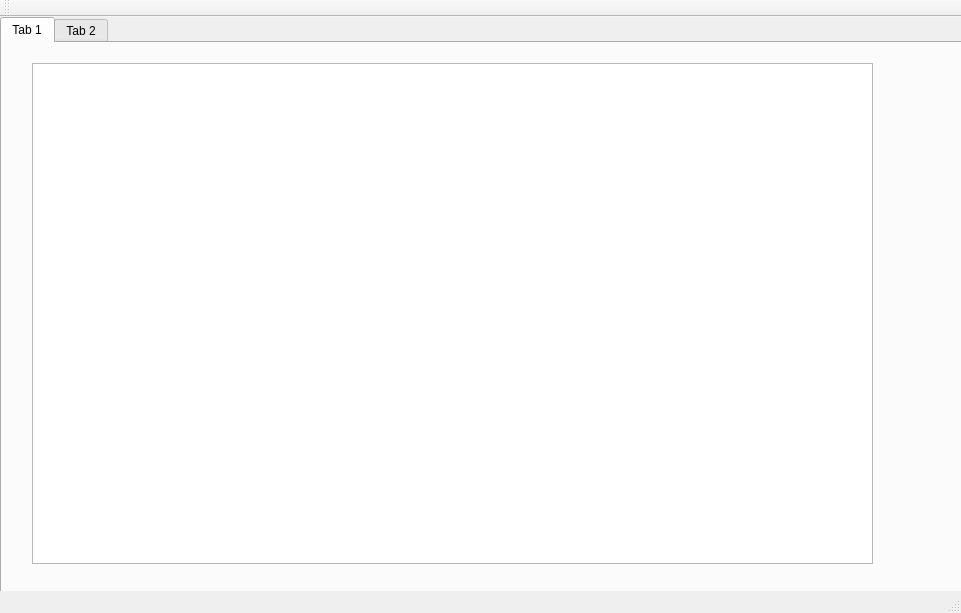
<?xml version="1.0" encoding="UTF-8"?>
<ui version="4.0">
 <class>MainWindow</class>
 <widget class="QMainWindow" name="MainWindow">
  <property name="geometry">
   <rect>
    <x>0</x>
    <y>0</y>
    <width>961</width>
    <height>613</height>
   </rect>
  </property>
  <property name="windowTitle">
   <string>MainWindow</string>
  </property>
  <widget class="QWidget" name="centralWidget">
   <widget class="QTabWidget" name="tabWidget">
    <property name="geometry">
     <rect>
      <x>0</x>
      <y>0</y>
      <width>971</width>
      <height>581</height>
     </rect>
    </property>
    <property name="currentIndex">
     <number>0</number>
    </property>
    <widget class="QWidget" name="tab">
     <attribute name="title">
      <string>Tab 1</string>
     </attribute>
     <widget class="QGraphicsView" name="graphicsView">
      <property name="geometry">
       <rect>
        <x>30</x>
        <y>20</y>
        <width>841</width>
        <height>501</height>
       </rect>
      </property>
     </widget>
    </widget>
    <widget class="QWidget" name="tab_2">
     <attribute name="title">
      <string>Tab 2</string>
     </attribute>
    </widget>
   </widget>
  </widget>
  <widget class="QMenuBar" name="menuBar">
   <property name="geometry">
    <rect>
     <x>0</x>
     <y>0</y>
     <width>961</width>
     <height>21</height>
    </rect>
   </property>
  </widget>
  <widget class="QToolBar" name="mainToolBar">
   <attribute name="toolBarArea">
    <enum>TopToolBarArea</enum>
   </attribute>
   <attribute name="toolBarBreak">
    <bool>false</bool>
   </attribute>
  </widget>
  <widget class="QStatusBar" name="statusBar"/>
 </widget>
 <layoutdefault spacing="6" margin="11"/>
 <resources/>
 <connections/>
</ui>
